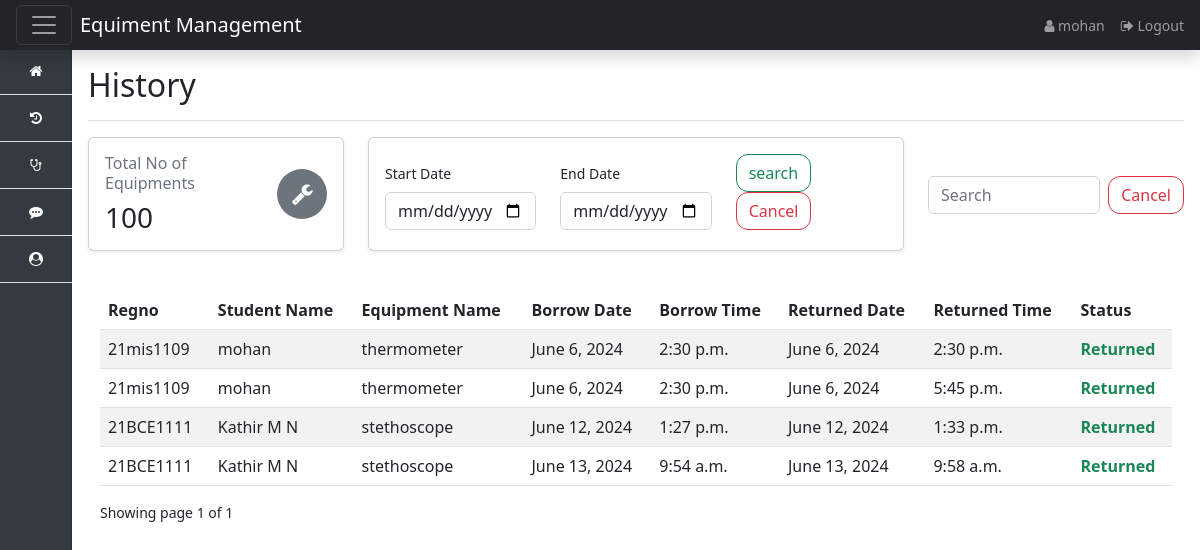
The page /history (signed in) on the database as committed earlier.
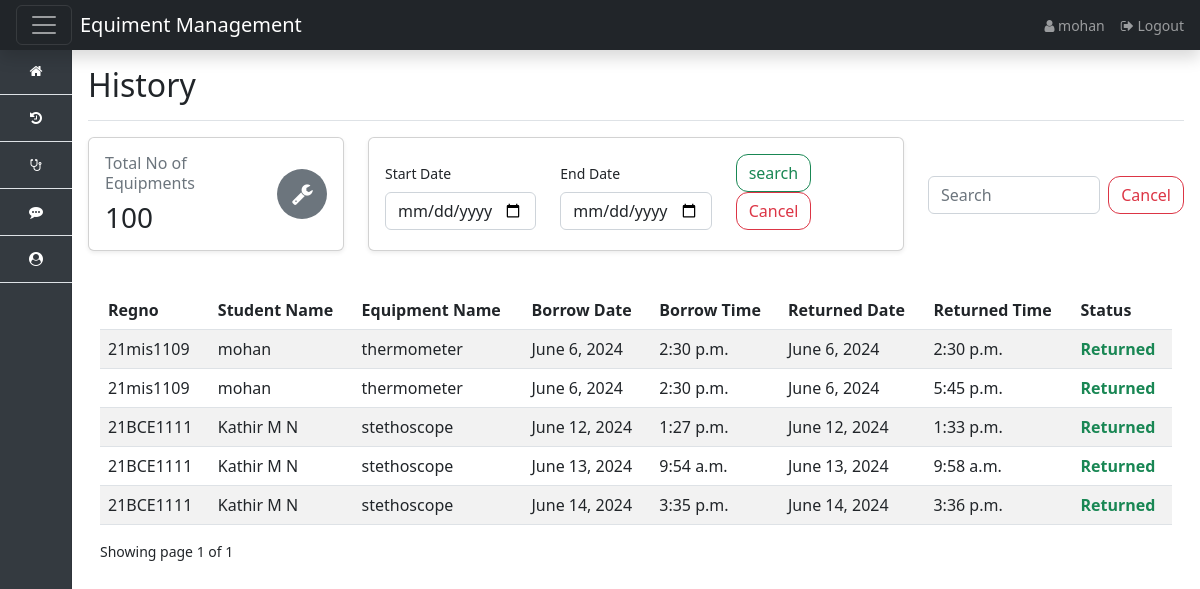
The same page on the database as committed later.
### app/models.py (models this page shows, shortened)
class Manage_Equiment(models.Model):
    borrowed_date = models.DateField(default=now)
    borrowed_time = models.TimeField()
    regno = models.CharField(max_length=100)
    stud_name = models.CharField(max_length=100,null=True)
    category = models.CharField(max_length=266)
    returned_time = models.TimeField(null=True, blank=True)
    returned_date = models.DateField(null=True, blank=True)
    status = models.BooleanField(default=False)
    handled_by = models.ForeignKey(User, on_delete=models.SET_NULL, null=True, blank=True)
    class Meta:
        ordering: ['-date'] # type: ignore

### app/views.py (the view)
# urls.py: path('history',views.history,name='history'),
def history(request):
    equipment = Manage_Equiment.objects.filter(handled_by=request.user)
    paginator = Paginator(equipment,8)
    page_number = request.GET.get('page')
    page_obj = Paginator.get_page(paginator,page_number)
    context = {
        'equiment' : equipment,
        'page_obj' : page_obj
    }
    return render(request,'equiments/history.html',context)

### Template/equiments/history.html (shortened to what the changed rows need)
{% extends 'base.html' %}
{% block content %}
    <div class="d-flex justify-content-between flex-wrap flex-md-nowrap align-items-center  pb-2 mb-3 border-bottom">
        <h1 class="h2">History</h1>
    </div>
     <div class="container">
        <div class="app-table">
        <table class="table table-striped table-hover">
            <thead>
                <tr>
                    <th>Regno</th>
                    <th>Student Name</th>
                    <th>Equipment Name</th>
                    <th>Borrow Date</th>
                    <th>Borrow Time</th>
                    <th>Returned Date</th>
                    <th>Returned Time</th>
                    <th>Status</th>
                </tr>
            </thead>
            <tbody>
                {% for equiments in page_obj %}
                <tr>
                    <td>{{equiments.regno}}</td>
                    <td>{{equiments.stud_name}}</td>
                    <td>{{equiments.category}}</td>
                    <td>{{equiments.borrowed_date}}</td>
                    <td>{{equiments.borrowed_time}}</td>
                    <td>{{equiments.returned_date}}</td>
                    <td>{{equiments.returned_time}}</td>
                    <td>{% if equiments.status == False %} <span style="color: red;">Pending to Return</span>
                        {% else %}
                        <span style="color: rgb(25, 135, 84); font-weight: bold ;"> Returned </span>
                        {% endif %}
                    </td>
                </tr>
                {% endfor %}
            </tbody>
        </table>
    </div>
    </div>
{% endblock %}

Rows that differ between the two databases and show on the page:
added Manage_Equiment: regno "21BCE1111", stud_name "Kathir M N", category "stethoscope", borrowed_date "June 14, 2024", borrowed_time "3:35 p.m.", returned_date "June 14, 2024", returned_time "3:36 p.m.", status "Returned"
